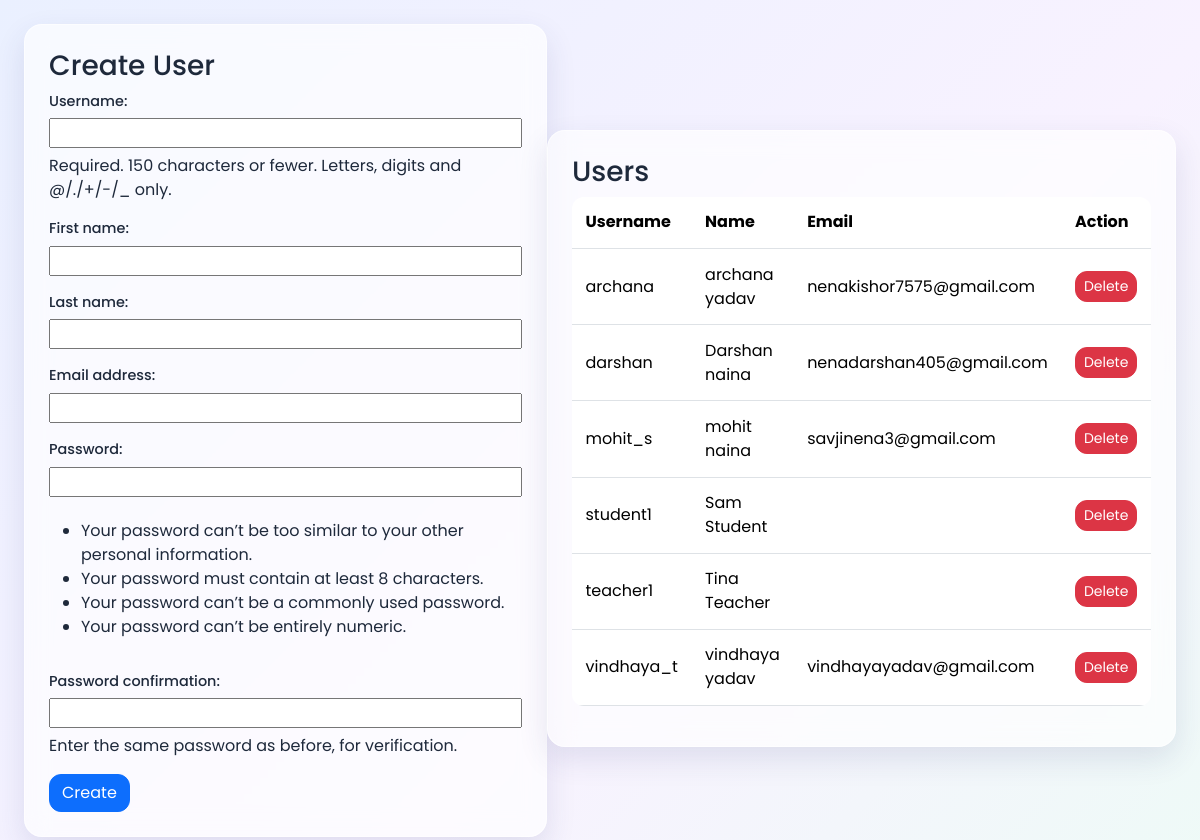
/admin-panel/users/, run on the app's committed database.
### accounts/models.py (models this page shows)
class CustomUser(AbstractUser):
    def __str__(self):
        return f"{self.username}"

### admin_panel/views.py (the view)
# urls.py: path("users/", manage_users, name="manage_users"),
def manage_users(request):
    form = UserCreateForm(request.POST or None)
    if request.method == "POST" and form.is_valid():
        form.save()
        messages.success(request, "User created successfully.")
        return redirect("admin_panel:manage_users")
    users = CustomUser.objects.exclude(is_superuser=True).order_by("username")
    return render(request, "admin_panel/manage_users.html", {"form": form, "users": users})

### admin_panel/forms.py
class UserCreateForm(UserCreationForm):
    class Meta:
        model = CustomUser
        fields = ("username", "first_name", "last_name", "email")

### templates/admin_panel/manage_users.html (shortened to what this page needs)
{% extends 'base.html' %}
{% block content %}
<section class="glass-card p-4 mb-3" data-aos="fade-up">
    <h3>Create User</h3>
    <form method="post" class="grid-form">
        {{ form.as_p }}
        <button type="submit" class="btn btn-primary">Create</button>
    </form>
</section>
<section class="glass-card p-4" data-aos="fade-up">
    <h3>Users</h3>
    <div class="table-responsive">
    <table class="table table-hover align-middle">
        <tr><th>Username</th><th>Name</th><th>Email</th><th>Action</th></tr>
        {% for user in users %}
            <tr>
                <td>{{ user.username }}</td>
                <td>{{ user.get_full_name }}</td>
                <td>{{ user.email }}</td>
                <td>
                    <form method="post" action="{% url 'admin_panel:delete_user' user.id %}">
                        <button type="submit" class="btn btn-danger btn-sm">Delete</button>
                    </form>
                </td>
            </tr>
        {% empty %}
            <tr><td colspan="5">No users found.</td></tr>
        {% endfor %}
    </table></div>
</section>
{% endblock %}

### templates/base.html (shortened to what this page needs)
{% load static %}
<!DOCTYPE html>
<html lang="en">
<head>
    <link href="https://cdn.jsdelivr.net/npm/bootstrap@5.3.7/dist/css/bootstrap.min.css" rel="stylesheet">
    <link href="https://cdn.jsdelivr.net/npm/bootstrap-icons@1.11.3/font/bootstrap-icons.css" rel="stylesheet">
    <link href="https://unpkg.com/aos@2.3.1/dist/aos.css" rel="stylesheet">
    <link rel="stylesheet" href="{% static 'css/style.css' %}">
</head>
<body>
    {% if user.is_authenticated %}
        <div class="app-shell">
            <aside class="sidebar glass-card">
                <div class="brand mb-4">
                    <span class="badge-brand">SAMS</span>
                    <h5 class="mt-2 mb-0">Academic Suite</h5>
                </div>
                <nav class="nav flex-column gap-1">
                    <a class="nav-link" href="{% url 'accounts:redirect_dashboard' %}"><i class="bi bi-speedometer2 me-2"></i>Dashboard</a>
                    <a class="nav-link" href="{% url 'student:dashboard' %}"><i class="bi bi-person-circle me-2"></i>My Dashboard</a>
                    <a class="nav-link" href="{% url 'student:upload_assignment' %}"><i class="bi bi-cloud-upload me-2"></i>Upload Assignment</a>
                    <a class="nav-link text-danger" href="{% url 'accounts:logout' %}"><i class="bi bi-box-arrow-right me-2"></i>Logout</a>
                </nav>
            </aside>
            <div class="main-content">
                <header class="topbar glass-card d-flex justify-content-between align-items-center">
                    <div>
                        <h4 class="mb-1">{% block page_title %}Dashboard{% endblock %}</h4>
                        <small class="text-secondary">Smart Academic Management System</small>
                    </div>
                    <div class="d-flex align-items-center gap-3">
                        <span class="notification-pill"><i class="bi bi-bell"></i></span>
                        <div class="profile-pill">
                            <i class="bi bi-person-circle me-2"></i>{{ user.get_full_name|default:user.username }}
                        </div>
                    </div>
                </header>
                <main class="container-fluid px-0 mt-4">
    {% else %}
                <main class="auth-layout">
    {% endif %}
                    {% block content %}{% endblock %}
                </main>
</body>
</html>

### static/css/style.css (style rules this page uses)
:root { --primary: #5b6cff; --secondary: #8b5cf6; --bg: #f1f4ff; --text: #1e293b; }
* { font-family: "Poppins", sans-serif; }
body { margin: 0; color: var(--text); background: linear-gradient(135deg, #eaf0ff 0%, #f8f2ff 60%, #eefaf7 100%); min-height: 100vh; }
.glass-card { background: rgba(255, 255, 255, 0.65); backdrop-filter: blur(12px); border: 1px solid rgba(255, 255, 255, 0.6); border-radius: 18px; box-shadow: 0 12px 30px rgba(47, 58, 120, 0.12); }
.auth-layout { min-height: 100vh; display: flex; justify-content: center; align-items: center; padding: 24px; }
.grid-form p { display: flex; flex-direction: column; gap: 6px; }
.grid-form label { font-size: 0.9rem; font-weight: 500; }
.btn { border-radius: 12px; transition: all 0.25s ease; }
.table { border-radius: 12px; overflow: hidden; }
.table > :not(caption) > * > * { padding: 0.85rem; }
.table-hover tbody tr { transition: all 0.2s ease; }

### data on the page
CustomUser: username "archana", get_full_name "archana yadav", email "nenakishor7575@gmail.com"
CustomUser: username "darshan", get_full_name "Darshan naina", email "nenadarshan405@gmail.com"
CustomUser: username "mohit_s", get_full_name "mohit naina", email "savjinena3@gmail.com"
CustomUser: username "student1", get_full_name "Sam Student"
CustomUser: username "teacher1", get_full_name "Tina Teacher"
CustomUser: username "vindhaya_t", get_full_name "vindhaya yadav", email "vindhayayadav@gmail.com"
